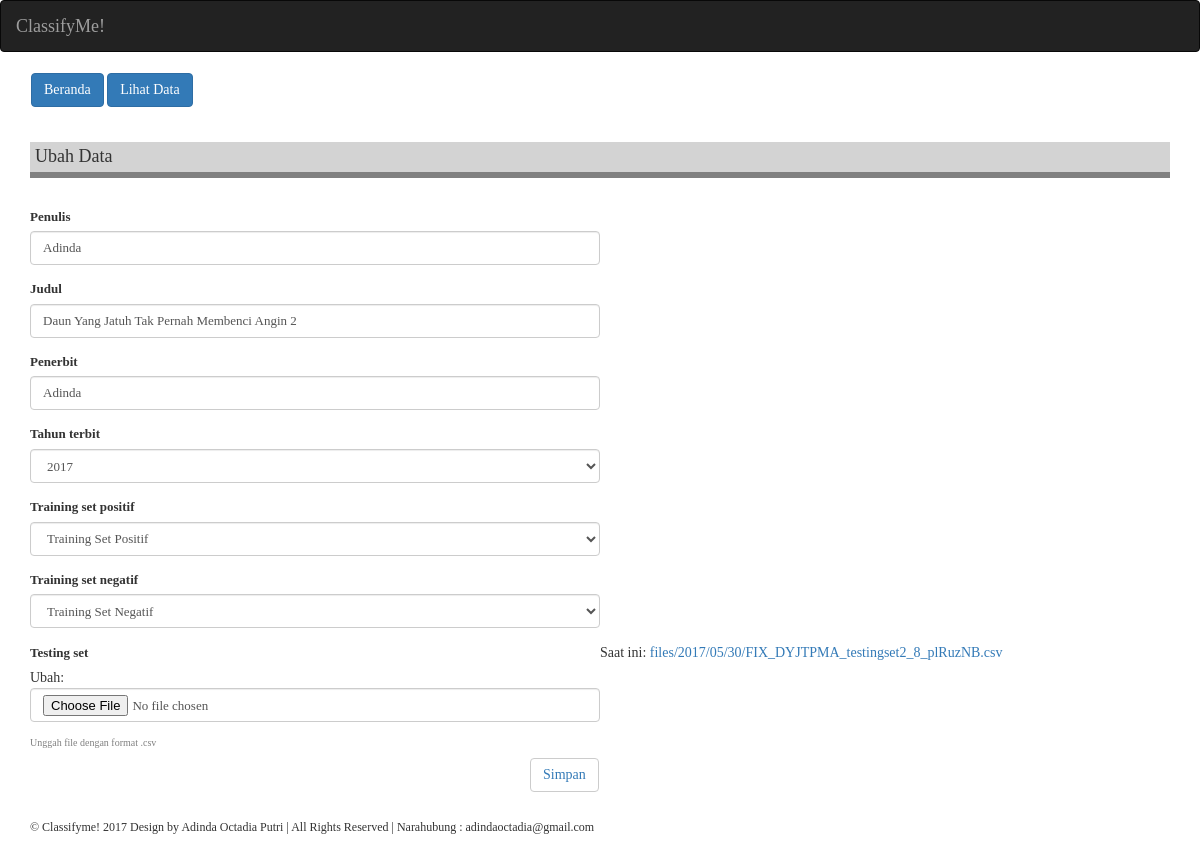
The page /classifyme/input/data/42/edit/ on the database its author committed.
### classifyme/models.py (models this page shows, shortened)
class Buku(models.Model):
    tahun_choices = []
    for y in range(1990, (datetime.datetime.now().year+5)):
        tahun_choices.append((y, y))
    penulis = models.CharField(max_length=20)
    judul = models.CharField(max_length=100)
    penerbit = models.CharField(max_length=30)
    tahun_terbit = models.IntegerField(choices=tahun_choices, default=datetime.datetime.now().year)
    training_set_positif = models.ForeignKey(TrainingSetPos, null=True)
    training_set_negatif = models.ForeignKey(TrainingSetNeg, null=True)
    testing_set = models.FileField(null=True, upload_to='files/%Y/%m/%d/', validators=[validate_file_extension])
    priors_pos = models.FloatField(blank=True, null=True)
    priors_neg = models.FloatField(blank=True, null=True)
    hasil_pos = models.FloatField(blank=True, null=True)
    hasil_neg = models.FloatField(blank=True, null=True)
    hasil_klasifikasi = models.CharField(max_length=20, blank=True, null=True)

### classifyme/views.py (the view)
# urls.py: url(r'^classifyme/input/data/(?P<buku_id>\d+)/edit/$', views.edit_data, name='edit_data'),
def edit_data(request, buku_id):
    buku = get_object_or_404(Buku, id=buku_id)
    if request.method == 'POST':
        form = BukuForm(request.POST, request.FILES, instance=buku)
        if form.is_valid():
            buku.save()
            return HttpResponseRedirect(reverse('classifyme:data',))
    else:
        form = BukuForm(instance=buku)
    return render(request, 'classifyme/edit.html', {'form': form})

### classifyme/forms.py
class BukuForm(forms.ModelForm):
    class Meta:
        model = Buku
        fields = ('penulis', 'judul', 'penerbit', 'tahun_terbit', 'training_set_positif', 'training_set_negatif', 'testing_set')

### classifyme/models.py (called while the page is built)
    def __str__(self):
        return self.nama

    def __str__(self):
        return self.nama

### templates/classifyme/edit.html
{% extends 'classifyme/base.html' %}
{% load bootstrap3 %}
{% block content %}
<div class="content container">
  <div class="row">
    <div class="col-md-12">
      <div class="navbar">
        <a href="{% url 'classifyme:home' %}" button type="button" class="btn btn-primary">Beranda</a>
        <a href="{% url 'classifyme:data' %}" button type="button" class="btn btn-primary">Lihat Data</a>
      </div>
      <h4 style="border-bottom: 6px solid grey; background-color: lightgrey; padding: 5px;">Ubah Data</h4><br>
      <form method="POST" enctype="multipart/form-data" class="buku-form">{% csrf_token %}
        {% bootstrap_form form %}
        <h6 style="font-size: 10px; color: grey;">Unggah file dengan format .csv</h5>
        <button type="submit" class="save btn btn-default" style="margin-left: 500px"><a href="{% url 'classifyme:data' %}">Simpan</a></button>
        <br><br><br>
      </form>
    </div>
  </div>
</div>
{% endblock %}

### static/classifyme.css (style rules this page uses)
body { font-family: "Lobster", cursive; margin: 0; width: 100%; height: 100%; }
.buku-form label, .buku-form input, .buku-form select { width: 50%; font-size: 13px; margin-left: 0px; }

### rows shown on the page
Buku: penulis "Adinda", judul "Daun Yang Jatuh Tak Pernah Membenci Angin 2", penerbit "Adinda", tahun_terbit "2017", training_set_positif "Training Set Positif", training_set_negatif "Training Set Negatif"
